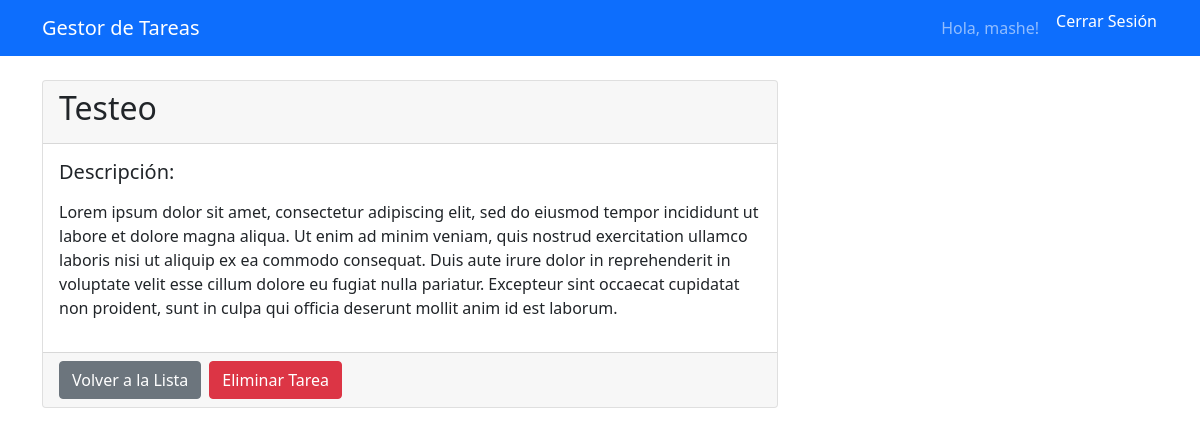
/detalle/1/ (signed in), run on the app's committed database.
### tareas/models.py (models this page shows, shortened)
class Tarea(models.Model):
	titulo = models.CharField(max_length=200)
	descripcion = models.TextField(blank=True)
	usuario = models.ForeignKey(settings.AUTH_USER_MODEL, on_delete=models.CASCADE, related_name='tareas')
	creada_en = models.DateTimeField(auto_now_add=True)
	completada = models.BooleanField(default=False)
	class Meta:
		ordering = ['-creada_en']

### tareas/views.py (the view)
# urls.py: path('detalle/<int:tarea_id>/', views.detalle_tarea, name='detalle_tarea'),
@login_required
def detalle_tarea(request, tarea_id):
    try:
        tarea = Tarea.objects.get(pk=tarea_id, usuario=request.user)
    except Tarea.DoesNotExist:
        raise Http404("La tarea no existe")
    return render(request, 'tareas/detalle_tarea.html', {'tarea': tarea})

### tareas/templates/tareas/detalle_tarea.html (shortened to what this page needs)
{% extends 'tareas/base.html' %}
{% block content %}
<div class="row">
    <div class="col-md-8">
        <div class="card">
            <div class="card-header">
                <h2>{{ tarea.titulo }}</h2>
            </div>
            <div class="card-body">
                <h5>Descripción:</h5>
                {% if tarea.descripcion %}
                    <p class="card-text">{{ tarea.descripcion|linebreaks }}</p>
                {% else %}
                    <p class="text-muted"><em>Sin descripción</em></p>
                {% endif %}
            </div>
            <div class="card-footer">
                <div class="d-flex gap-2">
                    <a href="{% url 'tareas:lista_tareas' %}" class="btn btn-secondary">
                        Volver a la Lista
                    </a>
                    <a href="{% url 'tareas:eliminar_tarea' tarea.id %}"
                       class="btn btn-danger"
                       onclick="return confirm('¿Estás seguro de que quieres eliminar esta tarea?')">
                        Eliminar Tarea
                    </a>
                </div>
            </div>
        </div>
    </div>
</div>
{% endblock %}

### tareas/templates/tareas/base.html (shortened to what this page needs)
<!DOCTYPE html>
<html lang="es">
<head>
    <link href="https://cdn.jsdelivr.net/npm/bootstrap@5.1.3/dist/css/bootstrap.min.css" rel="stylesheet">
</head>
<body>
    <nav class="navbar navbar-expand-lg navbar-dark bg-primary">
        <div class="container">
            <a class="navbar-brand" href="{% url 'tareas:lista_tareas' %}">Gestor de Tareas</a>
            <div class="navbar-nav ms-auto">
                {% if user.is_authenticated %}
                    <span class="navbar-text me-3">Hola, {{ user.username }}!</span>
                    <form id="logout-form" method="post" action="{% url 'tareas:logout' %}" style="display:inline;">
                        <button type="submit" class="nav-link btn btn-link" style="padding: 0; color: #fff; text-decoration: none;">Cerrar Sesión</button>
                    </form>
                {% else %}
                    <a class="nav-link" href="{% url 'tareas:login' %}">Iniciar Sesión</a>
                {% endif %}
            </div>
        </div>
    </nav>
    <div class="container mt-4">
        {% block content %}
        {% endblock %}
    </div>
</body>
</html>

### data on the page
Tarea: titulo "Testeo", descripcion "Lorem ipsum dolor sit amet, consectetur adipiscing elit, sed do eiusmod tempor incididunt ut labore et dolore magna aliqua. Ut enim ad minim veniam, quis nostrud exercitation ullamco laboris nisi ut aliquip ex ea commodo consequat. Duis aute irure dolor in reprehenderit in voluptate velit esse cillum dolore eu fugiat nulla pariatur. Excepteur sint occaecat cupidatat non proident, sunt in culpa qui officia deserunt mollit anim id est laborum."

### other printed values
{{ user.username }} "mashe"
